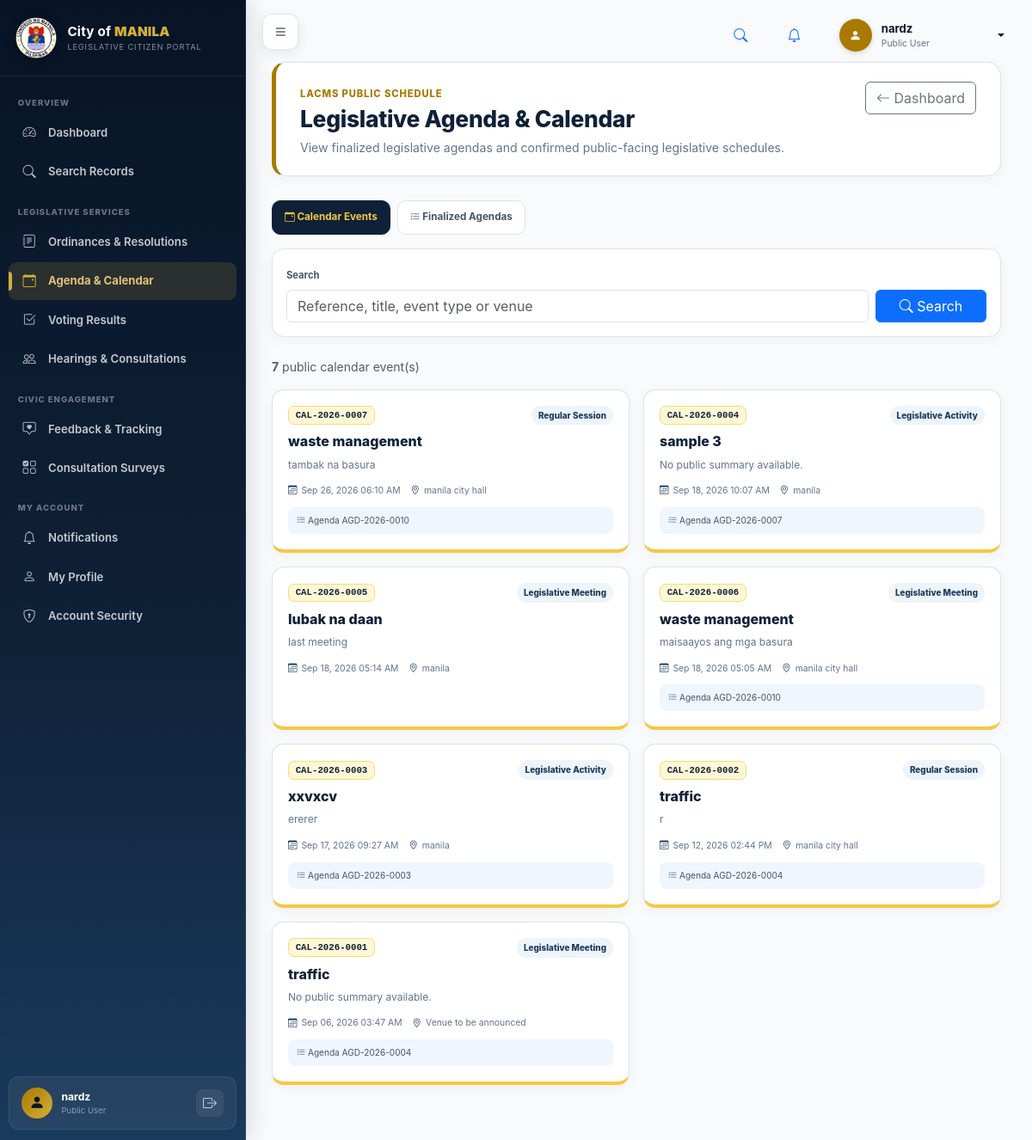
The page /citizen_portal/modules/calendar/index.php (signed in) on the database its author committed.
### tables this page shows
CREATE TABLE `users` (
  `id` int(11) NOT NULL,
  `username` varchar(100) DEFAULT NULL,
  `full_name` varchar(150) NOT NULL,
  `email` varchar(150) NOT NULL,
  `phone` varchar(50) DEFAULT NULL,
  `password` varchar(255) NOT NULL,
  `role_id` int(11) NOT NULL,
  `office_id` int(11) DEFAULT NULL,
  `department_id` int(11) DEFAULT NULL,
  `status` varchar(50) DEFAULT 'Active',
  `created_at` timestamp NOT NULL DEFAULT current_timestamp(),
  `last_login_at` datetime DEFAULT NULL,
  `updated_at` timestamp NOT NULL DEFAULT current_timestamp() ON UPDATE current_timestamp(),
  `deleted_at` datetime DEFAULT NULL
);

CREATE TABLE `roles` (
  `id` int(11) NOT NULL,
  `name` varchar(100) NOT NULL,
  `created_at` timestamp NOT NULL DEFAULT current_timestamp()
);

CREATE TABLE `lacms_calendar_events` (
  `id` bigint(20) NOT NULL,
  `event_reference` varchar(80) NOT NULL,
  `agenda_id` bigint(20) DEFAULT NULL,
  `legislative_item_id` int(11) DEFAULT NULL,
  `event_type` varchar(100) NOT NULL DEFAULT 'Legislative Activity',
  `title` varchar(255) NOT NULL,
  `description` text DEFAULT NULL,
  `start_datetime` datetime NOT NULL,
  `end_datetime` datetime DEFAULT NULL,
  `all_day` tinyint(1) NOT NULL DEFAULT 0,
  `venue` varchar(255) DEFAULT NULL,
  `meeting_link` varchar(500) DEFAULT NULL,
  `committee_id` int(11) DEFAULT NULL,
  `office_id` int(11) DEFAULT NULL,
  `status` varchar(50) NOT NULL DEFAULT 'Tentative',
  `conflict_status` varchar(50) NOT NULL DEFAULT 'Unchecked',
  `conflict_notes` text DEFAULT NULL,
  `created_by` int(11) DEFAULT NULL,
  `confirmed_by` int(11) DEFAULT NULL,
  `confirmed_at` datetime DEFAULT NULL,
  `cancelled_at` datetime DEFAULT NULL,
  `cancellation_reason` text DEFAULT NULL,
  `created_at` timestamp NOT NULL DEFAULT current_timestamp(),
  `updated_at` timestamp NOT NULL DEFAULT current_timestamp() ON UPDATE current_timestamp()
);

CREATE TABLE `lacms_agendas` (
  `id` bigint(20) NOT NULL,
  `agenda_reference` varchar(80) NOT NULL,
  `title` varchar(255) NOT NULL,
  `agenda_type` varchar(100) NOT NULL DEFAULT 'Legislative Session',
  `committee_id` int(11) DEFAULT NULL,
  `office_id` int(11) DEFAULT NULL,
  `agenda_date` date DEFAULT NULL,
  `start_time` time DEFAULT NULL,
  `end_time` time DEFAULT NULL,
  `venue` varchar(255) DEFAULT NULL,
  `meeting_link` varchar(500) DEFAULT NULL,
  `description` text DEFAULT NULL,
  `notes` text DEFAULT NULL,
  `status` varchar(50) NOT NULL DEFAULT 'Draft',
  `created_by` int(11) DEFAULT NULL,
  `finalized_by` int(11) DEFAULT NULL,
  `finalized_at` datetime DEFAULT NULL,
  `created_at` timestamp NOT NULL DEFAULT current_timestamp(),
  `updated_at` timestamp NOT NULL DEFAULT current_timestamp() ON UPDATE current_timestamp()
);

### citizen_portal/includes/functions.php (called while the page is built, shortened)
<?php
function e(?string $value): string
{
    return htmlspecialchars($value??'',ENT_QUOTES,'UTF-8');
}
function clean(?string $value): string
{
    return trim(strip_tags($value??''));
}
function appUrl(string $path=''): string
{
    return rtrim(APP_URL,'/').'/'.ltrim($path,'/');
}
function formatDate(?string $date,string $format='M d, Y'): string
{
    $time=strtotime($date);
    return $time?date($format,$time):'—';
}
function formatDateTime(?string $date,string $format='M d, Y h:i A'): string
{
    return formatDate($date,$format);
}

### citizen_portal/includes/auth.php (called while the page is built, shortened)
<?php
require_once __DIR__.'/../config/database.php';
require_once __DIR__.'/functions.php';
function isLoggedIn(): bool
{
    return !empty($_SESSION['citizen_user_id']);
}
function currentUserId(): int
{
    return (int)($_SESSION['citizen_user_id']??0);
}
function currentUser(): ?array
{
    return [
        'id'=>currentUserId(),
        'full_name'=>(string)($_SESSION['citizen_full_name']??''),
        'email'=>(string)($_SESSION['citizen_email']??''),
        'role_name'=>(string)($_SESSION['citizen_role_name']??''),
    ];
}
function portalAccountRow(int $userId): ?array
{
    try{
        $q=db()->prepare(
            'SELECT u.id,u.username,u.full_name,u.email,u.phone,
                    u.password,u.status,u.deleted_at,
                    r.name role_name
             FROM users u
             JOIN roles r ON r.id=u.role_id
             WHERE u.id=:user
             LIMIT 1'
        );
        $q->execute([':user'=>$userId]);
        $row=$q->fetch();
        return $row?:null;
    }catch(Throwable $e){
        error_log('[Citizen Portal account row] '.$e->getMessage());
        return null;
    }
}
function requireLogin(): void
{
    $userId=currentUserId();
    $account=portalAccountRow($userId);
}

### citizen_portal/config/database.php (called while the page is built, shortened)
<?php
final class Database
{
    private static ?PDO $instance=null;
    public static function getInstance(): PDO
    {
        if(self::$instance===null){
            $dsn='mysql:host='.DB_HOST.';dbname='.DB_NAME.';charset='.DB_CHARSET;
            self::$instance=new PDO($dsn,DB_USER,DB_PASS,[
                PDO::ATTR_ERRMODE=>PDO::ERRMODE_EXCEPTION,
                PDO::ATTR_DEFAULT_FETCH_MODE=>PDO::FETCH_ASSOC,
                PDO::ATTR_EMULATE_PREPARES=>false,
            ]);
        }
        return self::$instance;
    }
}
function db(): PDO
{
    return Database::getInstance();
}

### citizen_portal/includes/public_data.php (called while the page is built, shortened)
<?php
require_once __DIR__.'/auth.php';
function publicModulePagination(int $total,int $page,int $perPage=12): array
{
    $perPage=max(1,min(50,$perPage));
    $pages=max(1,(int)ceil(max(0,$total)/$perPage));
    $page=max(1,min($pages,$page));
    return [
        'total'=>$total,
        'page'=>$page,
        'perPage'=>$perPage,
        'pages'=>$pages,
        'offset'=>($page-1)*$perPage,
    ];
}
function portalExcerpt(?string $text,int $length=180): string
{
    $text=trim(strip_tags((string)$text));
    if($text==='')return 'No public summary available.';
    if(mb_strlen($text)<=$length)return $text;
    return rtrim(mb_substr($text,0,$length-1)).'…';
}

### citizen_portal/modules/calendar/index.php (the view, shortened to what this page needs)
<?php
require_once __DIR__.'/../../includes/public_data.php';
requireLogin();
$pdo=db();
$activeMenu='calendar';
$extraCss=[appUrl('assets/css/public-modules.css')];
$tab=clean($_GET['tab']??'events');
$search=clean($_GET['search']??'');
$page=max(1,(int)($_GET['page']??1));
$params=[];
if($tab==='events'){
    $where=[
        'e.status IN ("Confirmed","In Progress","Completed")',
        '(
            (e.agenda_id IS NOT NULL AND a.status IN ("Finalized","Archived"))
            OR
            (e.legislative_item_id IS NOT NULL AND li.visibility="Public" AND li.deleted_at IS NULL)
        )',
    ];
    $whereSql='WHERE '.implode(' AND ',$where);
    $count=$pdo->prepare(
        'SELECT COUNT(*)
         FROM lacms_calendar_events e
         LEFT JOIN lacms_agendas a ON a.id=e.agenda_id
         LEFT JOIN legislative_items li ON li.id=e.legislative_item_id
         '.$whereSql
    );
    $count->execute($params);
    $total=(int)$count->fetchColumn();
    $pg=publicModulePagination($total,$page,12);
    $q=$pdo->prepare(
        'SELECT
            e.id,e.event_reference,e.event_type,e.title,e.description,
            e.start_datetime,e.end_datetime,e.all_day,e.venue,e.meeting_link,e.status,
            a.agenda_reference,a.title agenda_title,
            c.name committee_name,o.name office_name
         FROM lacms_calendar_events e
         LEFT JOIN lacms_agendas a ON a.id=e.agenda_id
         LEFT JOIN legislative_items li ON li.id=e.legislative_item_id
         LEFT JOIN committees c ON c.id=e.committee_id
         LEFT JOIN offices o ON o.id=e.office_id
         '.$whereSql.'
         ORDER BY e.start_datetime DESC,e.id DESC
         LIMIT '.$pg['perPage'].' OFFSET '.$pg['offset']
    );
    $q->execute($params);
    $rows=$q->fetchAll();
}
include __DIR__.'/../../layouts/header.php';
?>
<div class="app-shell">
<?php include __DIR__.'/../../layouts/sidebar.php'; ?>
<main class="main-content">
<div class="page-head">
<div>
<span class="eyebrow">LACMS PUBLIC SCHEDULE</span>
<h1>Legislative Agenda & Calendar</h1>
<p>View finalized legislative agendas and confirmed public-facing legislative schedules.</p>
</div>
<a class="btn btn-outline-secondary" href="<?= e(appUrl('dashboard.php')) ?>"><i class="bi bi-arrow-left"></i> Dashboard</a>
</div>
<div class="public-tabs mb-3">
<a class="<?= $tab==='events'?'active':'' ?>" href="<?= e(appUrl('modules/calendar/index.php?tab=events')) ?>"><i class="bi bi-calendar-event"></i> Calendar Events</a>
<a class="<?= $tab==='agendas'?'active':'' ?>" href="<?= e(appUrl('modules/calendar/index.php?tab=agendas')) ?>"><i class="bi bi-list-check"></i> Finalized Agendas</a>
</div>
<div class="public-filter-card mb-4">
<form class="row g-2 align-items-end">
<div class="col-lg-10">
<label class="form-label">Search</label>
<input class="form-control" name="search" value="<?= e($search) ?>" placeholder="<?= $tab==='events'?'Reference, title, event type or venue':'Reference, agenda title, type or venue' ?>">
</div>
<div class="col-lg-2"><button class="btn btn-primary w-100"><i class="bi bi-search"></i> Search</button></div>
</form>
</div>
<div class="small text-muted mb-3"><strong><?= $total ?></strong> public <?= $tab==='events'?'calendar event(s)':'agenda(s)' ?></div>
<div class="row g-3">
<?php foreach($rows as $r): ?>
<div class="col-lg-6">
<?php if($tab==='events'): ?>
<a class="public-record-card" href="<?= e(appUrl('modules/calendar/view.php?id='.(int)$r['id'])) ?>">
<div class="public-record-top"><span class="public-code"><?= e($r['event_reference']) ?></span><span class="public-type"><?= e($r['event_type']) ?></span></div>
<h2><?= e($r['title']) ?></h2>
<p><?= e(portalExcerpt($r['description'])) ?></p>
<div class="public-meta">
<span><i class="bi bi-calendar3"></i><?= formatDateTime($r['start_datetime']) ?></span>
<span><i class="bi bi-geo-alt"></i><?= e($r['venue']?:'Venue to be announced') ?></span>
</div>
<?php if($r['agenda_reference']): ?><div class="public-link-note"><i class="bi bi-list-check"></i> Agenda <?= e($r['agenda_reference']) ?></div><?php endif; ?>
</a>
<?php endif; ?>
</div>
<?php endforeach; ?>
</div>
</main>
</div>
<?php include __DIR__.'/../../layouts/footer.php'; ?>

### citizen_portal/layouts/header.php (shortened to what this page needs)
<?php
$user = currentUser();
?>
<!doctype html>
<html lang="en">
<head>
<link rel="stylesheet" href="https://cdn.jsdelivr.net/npm/bootstrap@5.3.3/dist/css/bootstrap.min.css">
<link rel="stylesheet" href="https://cdn.jsdelivr.net/npm/bootstrap-icons@1.11.3/font/bootstrap-icons.css">
<link rel="stylesheet" href="<?= e(appUrl('assets/css/style.css?v=' . time())) ?>">
<link rel="stylesheet" href="<?= e(appUrl('assets/css/orlms-shell.css?v=' . time())) ?>">
<?php if(!empty($extraCss)): foreach($extraCss as $css): ?>
<link rel="stylesheet" href="<?= e($css) ?>">
<?php endforeach; endif; ?>
</head>
<body>
<header class="orlms-topbar">
    <button class="orlms-menu-button" id="sidebarToggle" type="button" aria-label="Toggle Sidebar">
        <i class="bi bi-list"></i>
    </button>
    <div class="orlms-topbar-actions">
        <a class="orlms-topbar-icon" href="<?= e(appUrl('pages/search.php')) ?>" title="Search Public Records">
            <i class="bi bi-search"></i>
        </a>
        <a class="orlms-topbar-icon" href="<?= e(appUrl('pages/notifications.php')) ?>" title="Notifications">
            <i class="bi bi-bell"></i>
        </a>
        <div class="dropdown">
            <button class="orlms-user-button dropdown-toggle" type="button" data-bs-toggle="dropdown" aria-expanded="false">
                <span class="orlms-avatar"><i class="bi bi-person-fill"></i></span>
                <div class="orlms-user-copy">
                    <strong><?= e($user['full_name'] ?? 'Citizen User') ?></strong>
                    <small><?= e($user['role_name'] ?? 'Public Citizen') ?></small>
                </div>
            </button>
        </div>
    </div>
</header>

### citizen_portal/layouts/sidebar.php (shortened to what this page needs)
<?php
$activeMenu = $activeMenu ?? 'dashboard';
$user = currentUser();
$navGroups = [
    'Overview' => [
        ['dashboard', 'Dashboard', 'bi-speedometer2', 'dashboard.php'],
        ['search', 'Search Records', 'bi-search', 'pages/search.php'],
    ],
    'Legislative Services' => [
        ['ordinances', 'Ordinances & Resolutions', 'bi-journal-text', 'modules/ordinances/index.php'],
        ['calendar', 'Agenda & Calendar', 'bi-calendar-event', 'modules/calendar/index.php'],
        ['voting', 'Voting Results', 'bi-check2-square', 'modules/voting/index.php'],
        ['hearings', 'Hearings & Consultations', 'bi-people', 'modules/hearings/index.php'],
    ],
    'Civic Engagement' => [
        ['engagement', 'Feedback & Tracking', 'bi-chat-square-heart', 'modules/engagement/index.php'],
        ['surveys', 'Consultation Surveys', 'bi-ui-checks-grid', 'modules/surveys/index.php'],
    ],
    'My Account' => [
        ['notifications', 'Notifications', 'bi-bell', 'pages/notifications.php'],
        ['profile', 'My Profile', 'bi-person', 'pages/profile.php'],
        ['security', 'Account Security', 'bi-shield-lock', 'pages/account_security.php'],
    ],
];
?>
<aside class="sidebar orlms-sidebar" id="sidebar">
    <div class="sidebar-brand">
        <img src="<?= e(appUrl('assets/images/manila.png')) ?>" alt="City of Manila Seal" class="sidebar-logo">
        <div class="sidebar-brand-text">
            <strong>City of <b>MANILA</b></strong>
            <small>Legislative Citizen Portal</small>
        </div>
    </div>
    <nav class="sidebar-nav">
        <?php foreach ($navGroups as $groupLabel => $items): ?>
            <div class="sidebar-section-heading"><?= e($groupLabel) ?></div>
            <?php foreach ($items as [$key, $label, $icon, $url]): ?>
                <a class="sidebar-link <?= $activeMenu === $key ? 'active' : '' ?>" href="<?= e(appUrl($url)) ?>" title="<?= e($label) ?>">
                    <i class="bi <?= e($icon) ?>"></i>
                    <span><?= e($label) ?></span>
                    <?php if ($activeMenu === $key): ?><b class="active-indicator"></b><?php endif; ?>
                </a>
            <?php endforeach; ?>
        <?php endforeach; ?>
    </nav>
    <div class="sidebar-user-footer">
        <div class="user-avatar-circle">
            <i class="bi bi-person-fill"></i>
        </div>
        <div class="user-info-text">
            <strong><?= e($user['full_name'] ?? 'Citizen User') ?></strong>
            <small><?= e($user['role_name'] ?? 'Public Citizen') ?></small>
        </div>
        <form method="post" action="<?= e(appUrl('logout.php')) ?>" class="m-0 ms-auto">
            <button type="submit" class="btn-sidebar-logout" title="Sign Out">
                <i class="bi bi-box-arrow-right"></i>
            </button>
        </form>
    </div>
</aside>

### rows shown on the page
users: full_name "nardz", role.name "Public User"
lacms_calendar_events: event_reference "CAL-2026-0007", event_type "Regular Session", title "waste management", description "tambak na basura", start_datetime "Sep 26, 2026 06:10 AM", venue "manila city hall", agenda.agenda_reference "AGD-2026-0010"
lacms_calendar_events: event_reference "CAL-2026-0004", event_type "Legislative Activity", title "sample 3", description "No public summary available.", start_datetime "Sep 18, 2026 10:07 AM", venue "manila", agenda.agenda_reference "AGD-2026-0007"
lacms_calendar_events: event_reference "CAL-2026-0005", event_type "Legislative Meeting", title "lubak na daan", description "last meeting", start_datetime "Sep 18, 2026 05:14 AM", venue "manila"
lacms_calendar_events: event_reference "CAL-2026-0006", event_type "Legislative Meeting", title "waste management", description "maisaayos ang mga basura", start_datetime "Sep 18, 2026 05:05 AM", venue "manila city hall", agenda.agenda_reference "AGD-2026-0010"
lacms_calendar_events: event_reference "CAL-2026-0003", event_type "Legislative Activity", title "xxvxcv", description "ererer", start_datetime "Sep 17, 2026 09:27 AM", venue "manila", agenda.agenda_reference "AGD-2026-0003"
lacms_calendar_events: event_reference "CAL-2026-0002", event_type "Regular Session", title "traffic", description "r", start_datetime "Sep 12, 2026 02:44 PM", venue "manila city hall", agenda.agenda_reference "AGD-2026-0004"
lacms_calendar_events: event_reference "CAL-2026-0001", event_type "Legislative Meeting", title "traffic", description "No public summary available.", start_datetime "Sep 06, 2026 03:47 AM", venue "Venue to be announced", agenda.agenda_reference "AGD-2026-0004"

### other values the page prints
$groupLabel "OVERVIEW"
$label "Dashboard"
$label "Search Records"
$groupLabel "LEGISLATIVE SERVICES"
$label "Ordinances & Resolutions"
$label "Agenda & Calendar"
$label "Voting Results"
$label "Hearings & Consultations"
$groupLabel "CIVIC ENGAGEMENT"
$label "Feedback & Tracking"
$label "Consultation Surveys"
$groupLabel "MY ACCOUNT"
$label "Notifications"
$label "My Profile"
$label "Account Security"
